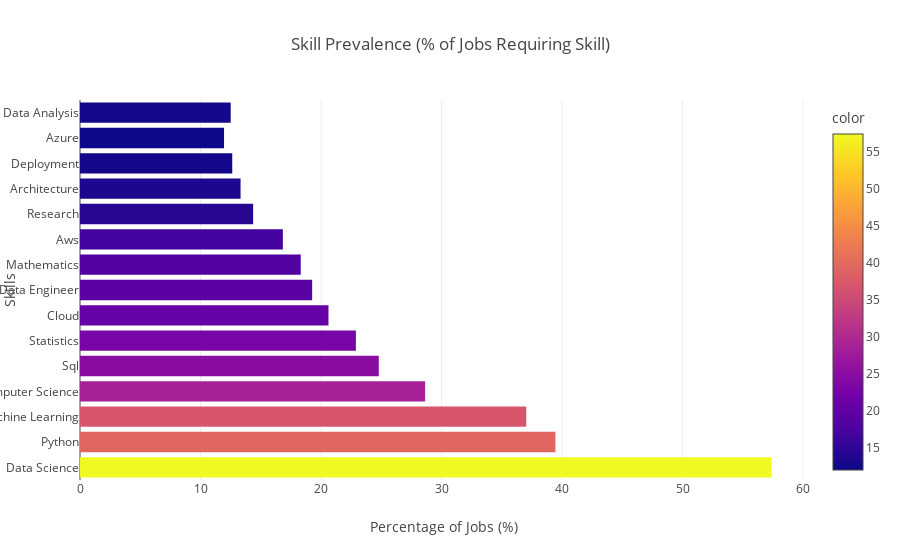

This figure's notebook cell:
### Code cell
# Test skill prevalence visualization
print("📈 Testing Skill Prevalence Component...")

prevalence_data = [
    (skill, skill_analysis['skill_prevalence'][skill]) 
    for skill, _ in top_skills
]
skills, prevalence = zip(*prevalence_data)

fig = px.bar(
    x=prevalence, y=skills,
    orientation='h',
    title="Skill Prevalence (% of Jobs Requiring Skill)",
    labels={'x': 'Percentage of Jobs (%)', 'y': 'Skills'},
    color=prevalence,
    color_continuous_scale='Plasma'
)

fig.show()

### Figure 1 — Plotly figure (JSON) as saved in the notebook; plotly's stock layout.template omitted (floating-point values rounded to 4 significant figures)
{"data": [{"hovertemplate": "Percentage of Jobs (%)=%{x}<br>Skills=%{y}<br>color=%{marker.color}<extra></extra>", "legendgroup": "", "marker": {"color": [57.39, 39.45, 37.03, 28.64, 24.79, 22.9, 20.62, 19.27, 18.32, 16.83, 14.37, 13.32, 12.63, 11.95, 12.5], "coloraxis": "coloraxis", "pattern": {"shape": ""}}, "name": "", "orientation": "h", "showlegend": false, "textposition": "auto", "type": "bar", "x": [57.39, 39.45, 37.03, 28.64, 24.79, 22.9, 20.62, 19.27, 18.32, 16.83, 14.37, 13.32, 12.63, 11.95, 12.5], "xaxis": "x", "y": ["Data Science", "Python", "Machine Learning", "Computer Science", "Sql", "Statistics", "Cloud", "Data Engineer", "Mathematics", "Aws", "Research", "Architecture", "Deployment", "Azure", "Data Analysis"], "yaxis": "y"}], "layout": {"barmode": "relative", "coloraxis": {"colorbar": {"title": {"text": "color"}}, "colorscale": [[0, "#0d0887"], [0.1111, "#46039f"], [0.2222, "#7201a8"], [0.3333, "#9c179e"], [0.4444, "#bd3786"], [0.5556, "#d8576b"], [0.6667, "#ed7953"], [0.7778, "#fb9f3a"], [0.8889, "#fdca26"], [1, "#f0f921"]]}, "legend": {"tracegroupgap": 0}, "title": {"text": "Skill Prevalence (% of Jobs Requiring Skill)"}, "xaxis": {"anchor": "y", "domain": [0, 1], "title": {"text": "Percentage of Jobs (%)"}}, "yaxis": {"anchor": "x", "domain": [0, 1], "title": {"text": "Skills"}}}}
